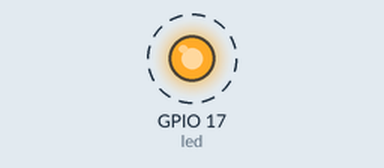
This program was run on a simulated Raspberry Pi (BCM pin numbers). On the bench: output pins drawn as LEDs (lit = HIGH). Dashed ring = blinking. Threads take turns every 2 ms; what the program prints to the terminal is not drawn.

Above: at 0.5 s.
Timing chart, 0 to 4.6 s (numbered marks = the images above):
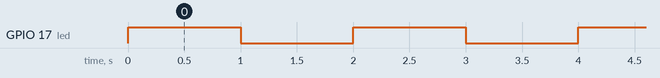

The program:

blink.py
```python
#!/usr/bin/env python

import argparse
import threading
from time import sleep

from gpiozero import LED

"""
This module controls an LED connected to a Raspberry
Pi, allowing it to blink at user-specified intervals.

The script uses multithreading to enable continuous LED
blinking while concurrently waiting for user input to
terminate the program gracefully.
"""

stop_blinking = threading.Event()


def blink_led(interval: float) -> None:
    """
    Function to blink the LED at a specified interval.

    Args:
        interval (float): Time interval in seconds between LED state changes.
    """
    led = LED(17)
    while not stop_blinking.is_set():
        led.on()
        sleep(interval)
        led.off()
        sleep(interval)
    led.close()


def prompt_user() -> None:
    """
    Function to prompt the user to quit the program.
    """
    input("Press Enter to quit ...\n")
    print("Shutting down ...")
    stop_blinking.set()


def main() -> None:
    """
    Main function to start the LED blinking and user prompt threads.
    """
    parser = argparse.ArgumentParser(description='Blink an LED at a specified interval.')
    parser.add_argument(
        '-s',
        '--seconds',
        metavar="FLOAT",
        type=float,
        default=1.0,
        help='Interval in seconds for blinking the LED [1.0]'
    )
    args = parser.parse_args()

    blinking_thread = threading.Thread(target=blink_led, args=(args.seconds,))
    blinking_thread.start()

    input_thread = threading.Thread(target=prompt_user)
    input_thread.start()

    blinking_thread.join()
    input_thread.join()

    print("Goodbye")

if __name__ == "__main__":
    main()
```

Measured:
- by itself, GPIO 17 (led): alternates HIGH for 1.0 s and LOW for 1.0 s
